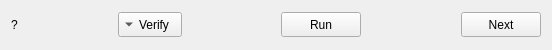
<?xml version="1.0" encoding="UTF-8"?>
<ui version="4.0">
 <class>Form</class>
 <widget class="QWidget" name="Form">
  <property name="geometry">
   <rect>
    <x>0</x>
    <y>0</y>
    <width>552</width>
    <height>50</height>
   </rect>
  </property>
  <property name="sizePolicy">
   <sizepolicy hsizetype="Preferred" vsizetype="Maximum">
    <horstretch>0</horstretch>
    <verstretch>0</verstretch>
   </sizepolicy>
  </property>
  <property name="maximumSize">
   <size>
    <width>16777215</width>
    <height>50</height>
   </size>
  </property>
  <property name="windowTitle">
   <string>Form</string>
  </property>
  <layout class="QHBoxLayout" name="horizontalLayout">
   <item>
    <widget class="QLabel" name="status_label">
     <property name="text">
      <string>?</string>
     </property>
    </widget>
   </item>
   <item>
    <spacer name="status_verify_spacer">
     <property name="orientation">
      <enum>Qt::Horizontal</enum>
     </property>
     <property name="sizeHint" stdset="0">
      <size>
       <width>0</width>
       <height>0</height>
      </size>
     </property>
    </spacer>
   </item>
   <item>
    <widget class="QToolButton" name="verify_button">
     <property name="minimumSize">
      <size>
       <width>0</width>
       <height>25</height>
      </size>
     </property>
     <property name="text">
      <string>Verify</string>
     </property>
     <property name="toolButtonStyle">
      <enum>Qt::ToolButtonTextBesideIcon</enum>
     </property>
     <property name="arrowType">
      <enum>Qt::DownArrow</enum>
     </property>
    </widget>
   </item>
   <item>
    <spacer name="verify_run_spacer">
     <property name="orientation">
      <enum>Qt::Horizontal</enum>
     </property>
     <property name="sizeHint" stdset="0">
      <size>
       <width>0</width>
       <height>0</height>
      </size>
     </property>
    </spacer>
   </item>
   <item>
    <widget class="QPushButton" name="run_button">
     <property name="minimumSize">
      <size>
       <width>0</width>
       <height>25</height>
      </size>
     </property>
     <property name="text">
      <string>Run</string>
     </property>
    </widget>
   </item>
   <item>
    <spacer name="run_next_spacer">
     <property name="orientation">
      <enum>Qt::Horizontal</enum>
     </property>
     <property name="sizeHint" stdset="0">
      <size>
       <width>40</width>
       <height>20</height>
      </size>
     </property>
    </spacer>
   </item>
   <item>
    <widget class="QPushButton" name="next_button">
     <property name="minimumSize">
      <size>
       <width>0</width>
       <height>25</height>
      </size>
     </property>
     <property name="text">
      <string>Next</string>
     </property>
    </widget>
   </item>
  </layout>
 </widget>
 <resources/>
 <connections/>
</ui>
